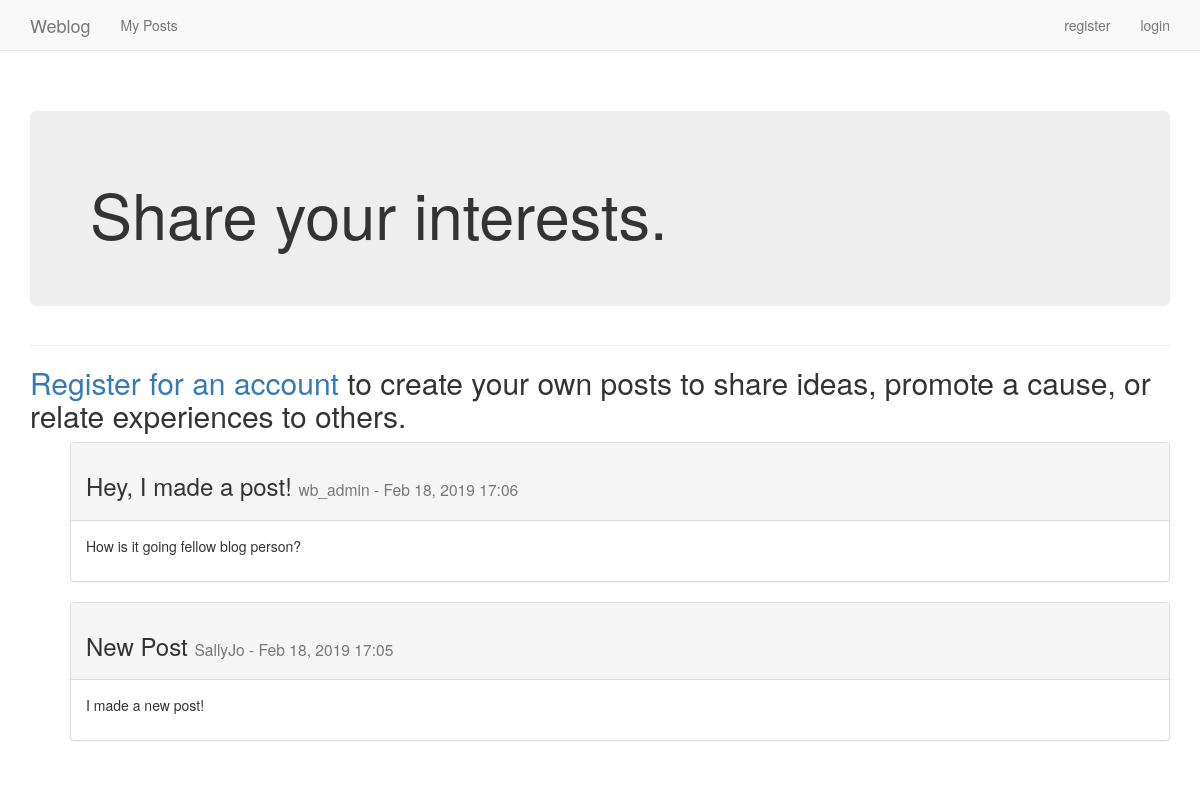
The app's page /, older data.
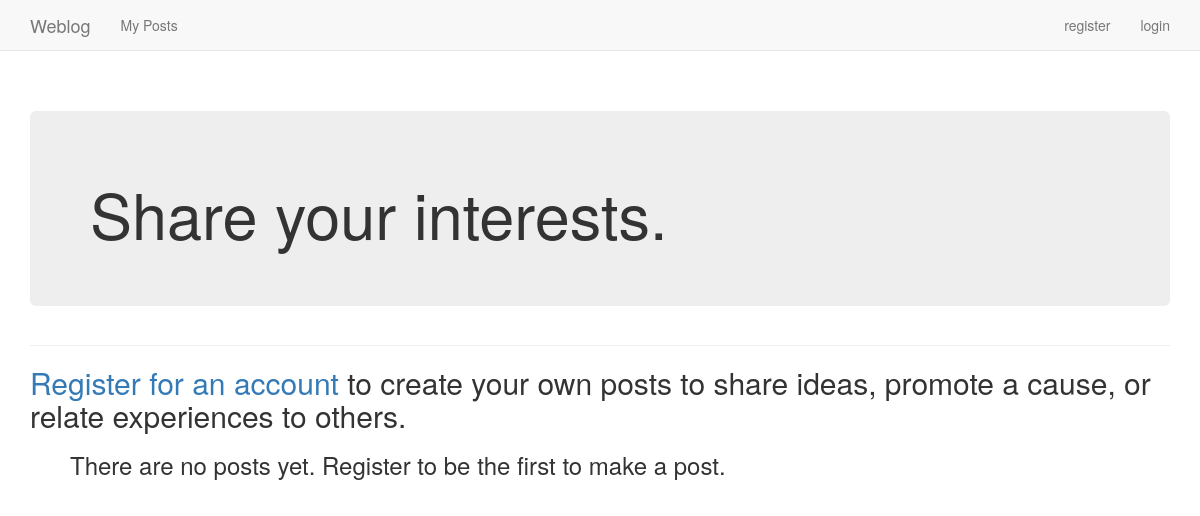
The same page, newer data.
### weblogs/models.py (models this page shows)
class BlogPost(models.Model):
	title = models.CharField(max_length=200)
	date_added = models.DateTimeField(auto_now_add=True)
	body = models.TextField()
	owner = models.ForeignKey(User, on_delete=models.CASCADE)
	def __str__(self):
		return self.title

### weblogs/views.py (the view)
# urls.py: path('', views.index, name='index'),
def index(request):
	posts = BlogPost.objects.order_by('-date_added')
	context = {'posts': posts}
	return render(request, 'weblogs/index.html', context)

### weblogs/templates/weblogs/index.html
{% extends "weblogs/base.html" %}
{% block header %}
  <div class='jumbotron'>
    <h1>Share your interests.</h1>
  </div>
{% endblock header %}
{% block content %}
  {% if user.is_authenticated %}
    <h2>
      <a href="{% url 'weblogs:new_post' %}">Create a post</a> to share
      your ideas and stories with others.
    </h2>
  {% else %}
    <h2>
      <a href="{% url 'users:register' %}">Register for an account</a>
      to create your own posts to share ideas, promote a cause, or relate
      experiences to others.
    </h2>
  {% endif %}
  <ul>
    {% for post in posts %}
      <div class="panel panel-default">
        <div class="panel-heading">
          <h3>
            {{ post }}
            <small>
		      {{ post.owner }} -
              {{ post.date_added|date:'M d, Y H:i' }}
            </small>
          </h3>
        </div>
        <div class="panel-body">
	      {{ post.body|linebreaks }}
        </div>
      </div>
	  {% empty %}
	    {% if user.is_authenticated %}
          <h3>There are no posts yet. Be the first to share.</h3>
        {% else %}
          <h3>
	        There are no posts yet. Register to be the first to make a post.</li>
          </h3>
        {% endif %}
    {% endfor %}
  </ul>
{% endblock content %}

Row changes from the older to the newer data that the page shows:
removed BlogPost: title "Hey, I made a post!", owner "wb_admin", date_added "Feb 18, 2019 17:06", body "How is it going fellow blog person?"
removed BlogPost: title "New Post", owner "SallyJo", date_added "Feb 18, 2019 17:05", body "I made a new post!"
Text that changed along with them:
text now shown: "There are no posts yet. Register to be the first to make a post."
